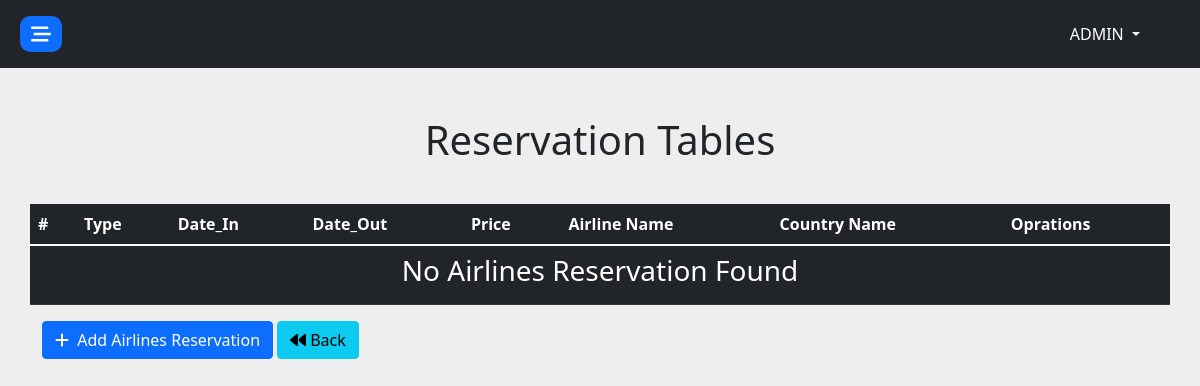
Page /admin/Home.php?page=airlines&res (signed in) on the earlier database version.
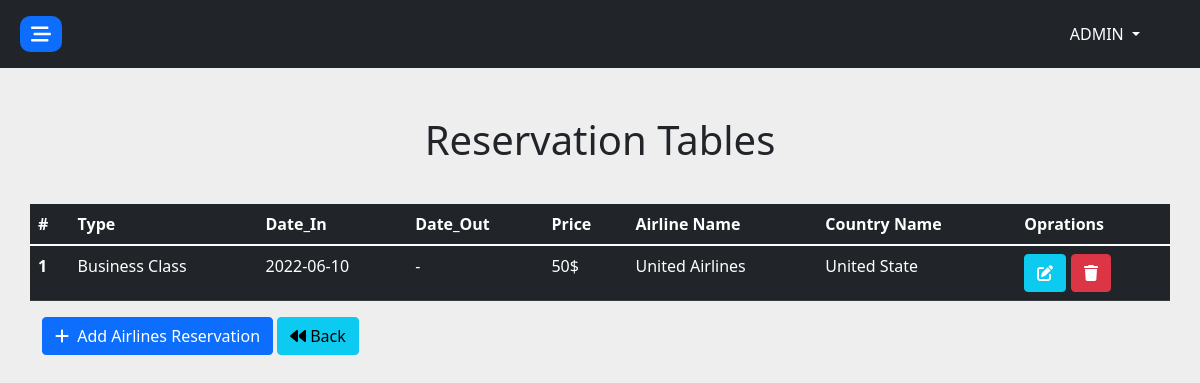
Same page on the later database version.
### tables this page shows
CREATE TABLE `res_airline` (
  `id` int(11) NOT NULL,
  `type` tinyint(3) NOT NULL,
  `date_in` date NOT NULL,
  `date_out` date DEFAULT NULL,
  `price` float NOT NULL,
  `country_res_id` int(11) NOT NULL,
  `airline_id` int(11) NOT NULL
);

CREATE TABLE `airlines` (
  `id` int(11) NOT NULL,
  `name_en` varchar(255) NOT NULL,
  `name_ar` varchar(255) NOT NULL,
  `desc_en` text NOT NULL,
  `desc_ar` text NOT NULL,
  `image` varchar(255) NOT NULL,
  `country_id` int(11) NOT NULL
);

CREATE TABLE `countries` (
  `id` int(11) NOT NULL,
  `name` varchar(100) NOT NULL
);

### admin/pages/airlines/resAirlines/index.php (the view, shortened to what this page needs)
<?php
     $con = DataBaseQuery::conDataBase();
     $sql = "SELECT res_airline.*, airlines.name_en AS 'airline_name',countries.name AS 'country_name' FROM `res_airline` INNER JOIN `airlines` ON res_airline.airline_id = airlines.id INNER JOIN `countries` ON res_airline.country_res_id = countries.id";
     $stmt = $con->prepare($sql);
     $stmt->execute();
     $res_airline = $stmt->fetchAll();
?>
    <div class="row">
        <div class="col d-flex justify-content-center align-items-center">
            <h1>Reservation Tables</h1>
        </div>
    </div>
<div class="row py-3"></div>
    <div class="row overflow-auto">
        <table class="table table-borderd table-dark">
            <thead>
                <tr>
                    <th scope="col">#</th>
                    <th scope="col">Type</th>
                    <th scope="col">Date_In</th>
                    <th scope="col">Date_Out</th>
                    <th scope="col">Price</th>
                    <th scope="col">Airline Name</th>
                    <th scope="col">Country Name</th>
                    <th scope="col">Oprations</th>
                </tr>
            </thead>
            <tbody>
                <?php
                    if(!empty($res_airline)){ $i = 1; foreach($res_airline as $airline){
                    $date_out = $airline['date_out'] == '0000-00-00' ? '-' : $airline['date_out'];
                    echo "<tr>
                            <th scope='row'>".$i++."</th>
                            <td>";switch ($airline['type']) {
                                case 1:
                                    echo 'Business Class';
                                    break;
                                }echo "</td>
                            <td>".$airline['date_in']."</td>
                            <td>".$date_out."</td>
                            <td>".$airline['price']."$</td>
                            <td>".$airline['airline_name']."</td>
                            <td>".$airline['country_name']."</td>
                            <td class=''>
                                <a href='?page=airlines&edit_res=".$airline['id']."' class='btn btn-info '><i class='fa-solid fa-edit text-white'></i></a>
                                <a href='?page=airlines&delete_res=".$airline['id']."' class='btn btn-danger '><i class='fa-solid fa-trash text-white'></i></a>
                            </td>
                        </tr>";
                    }}else{ echo "<tr> <td colspan='8' class='text-center'> <h3>No Airlines Reservation Found</h3></td> </tr>";}
                ?>
            </tbody>
        </table>
    </div>
    <div class="btn-add">
        <a href="?page=airlines&add_res" class="btn btn-primary"><i class="fa fa-plus me-1" aria-hidden="true"></i> Add Airlines Reservation</a>
        <a href="/admin/?page=airlines" class="btn btn-info"><i class="fa fa-backward me-1" aria-hidden="true"></i>Back</a>
    </div>

Differences in the rows shown:
added res_airline: type "Business Class", date_in "2022-06-10", date_out "-", price "50", airline.name_en "United Airlines", country_res.name "United State"
Other differences:
text no longer shown: "No Airlines Reservation Found"
